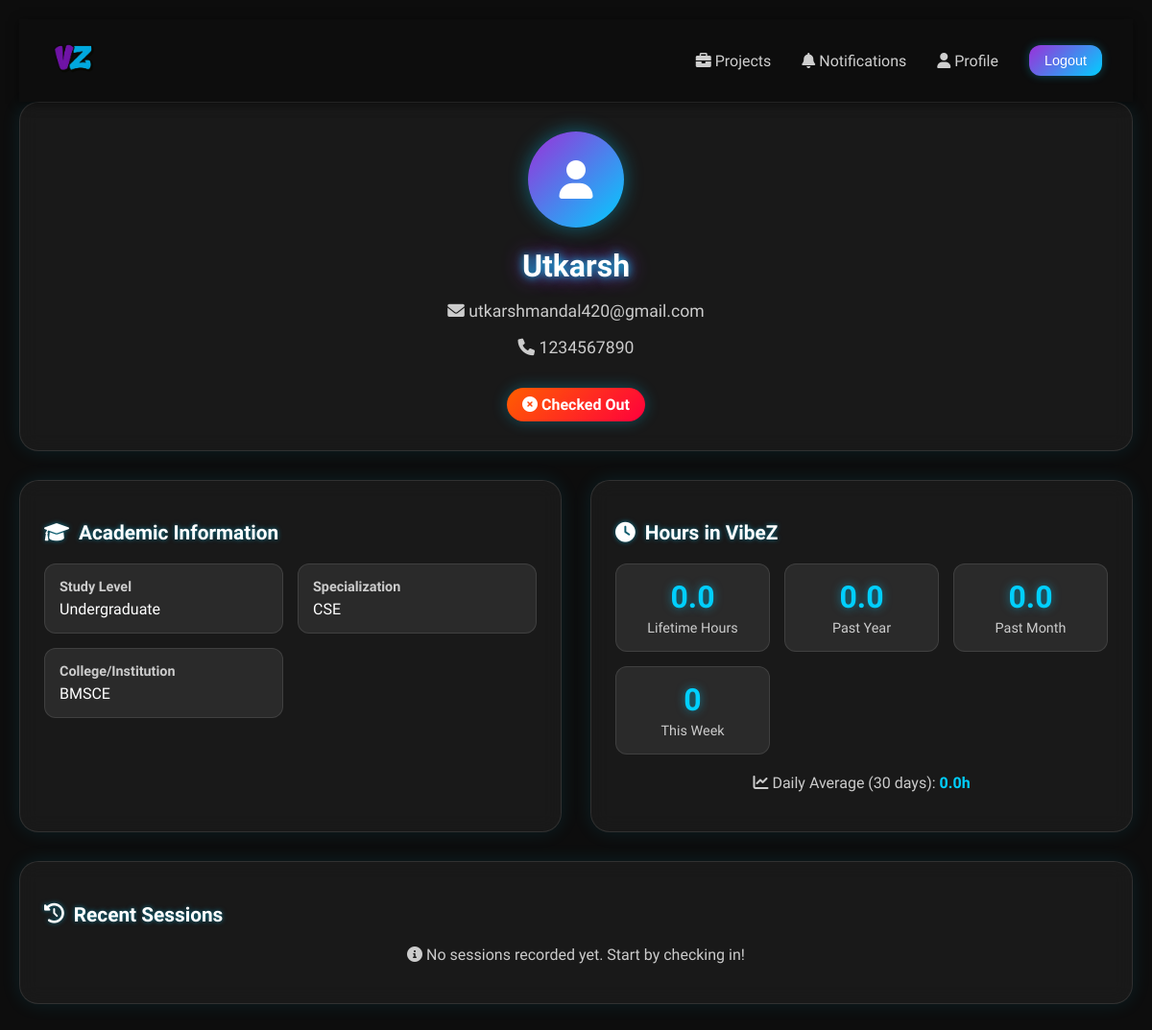
The app's page /profile (signed in) with its own data.
### authentication/models.py (models this page shows, shortened)
class CoworkingUser(User):
    STUDY_LEVEL_CHOICES = [
        ('UG', 'Undergraduate'),
        ('PG', 'Postgraduate'),
        ('PHD', 'Doctorate'),
        ('FACULTY', 'Faculty'),
        ('PROFESSIONAL', 'Professional'),
        ('OTHER', 'Other'),
    ]
    name = models.CharField(max_length=100)
    phone = models.CharField(max_length=15)
    study_level = models.CharField(max_length=20, choices=STUDY_LEVEL_CHOICES)
    specialization = models.CharField(max_length=100)
    college_name = models.CharField(max_length=200)
    current_session = models.OneToOneField(CoworkingSession, on_delete=models.SET_NULL, null=True, blank=True, related_name='active_user')
    is_checked_in = models.BooleanField(default=False)
    def get_lifetime_hours(self):
        total = self.sessions.filter(
            check_out__isnull=False
        ).aggregate(total_hours=Sum('hours'))['total_hours']
        return float(total) if total else 0.0
    def get_past_year_hours(self):
        one_year_ago = timezone.now() - timedelta(days=365)
        total = self.sessions.filter(
            check_out__isnull=False,
            check_in__gte=one_year_ago
        ).aggregate(total_hours=Sum('hours'))['total_hours']
        return float(total) if total else 0.0
    def get_past_month_hours(self):
        one_month_ago = timezone.now() - timedelta(days=30)
        total = self.sessions.filter(
            check_out__isnull=False,
            check_in__gte=one_month_ago
        ).aggregate(total_hours=Sum('hours'))['total_hours']
        return float(total) if total else 0.0
    def get_hours_summary(self):
        return {
            'lifetime': self.get_lifetime_hours(),
            'past_year': self.get_past_year_hours(),
            'past_month': self.get_past_month_hours(),
            'current_session_duration': self.get_current_session_duration()
        }
    def get_current_session_duration(self):
        if self.is_checked_in and self.current_session:
            duration = timezone.now() - self.current_session.check_in
            return round(duration.total_seconds() / 3600, 2)
        return 0.0
    def get_sessions_in_date_range(self, start_date, end_date):
        return self.sessions.filter(
            check_in__date__gte=start_date,
            check_in__date__lte=end_date,
            check_out__isnull=False
        )
    def get_average_daily_hours(self, days=30):
        start_date = timezone.now() - timedelta(days=days)
        total_hours = self.sessions.filter(
            check_out__isnull=False,
            check_in__gte=start_date
        ).aggregate(total_hours=Sum('hours'))['total_hours']
        if total_hours:
            return float(total_hours) / days
        return 0.0

### user/views.py (the view)
# urls.py: path('profile', views.profile_view, name='profile'),
@login_required
def profile_view(request):
    try:
        coworking_user = CoworkingUser.objects.get(id=request.user.id)
    except CoworkingUser.DoesNotExist:
        pass
    hours_summary = coworking_user.get_hours_summary()
    recent_sessions = coworking_user.sessions.filter(
        check_out__isnull=False
    ).order_by('-check_in')[:10]
    week_start = timezone.now().date() - timedelta(days=timezone.now().weekday())
    week_sessions = coworking_user.get_sessions_in_date_range(
        week_start,
        timezone.now().date()
    )
    week_total_hours = sum(float(session.hours) for session in week_sessions)
    avg_daily_hours = coworking_user.get_average_daily_hours(30)
    user_ranking = UserHoursService.get_user_ranking_by_hours('lifetime', 100)
    user_rank = None
    for idx, user_data in enumerate(user_ranking, 1):
        if user_data['user'].id == coworking_user.id:
            user_rank = idx
            break
    context = {
        'user': coworking_user,
        'hours_summary': hours_summary,
        'recent_sessions': recent_sessions,
        'week_sessions': week_sessions,
        'week_total_hours': round(week_total_hours, 2),
        'avg_daily_hours': round(avg_daily_hours, 2),
        'user_rank': user_rank,
        'total_users': CoworkingUser.objects.count(),
        'is_checked_in': coworking_user.is_checked_in,
        'current_session_duration': coworking_user.get_current_session_duration(),
    }
    return render(request, 'user/profile.html', context)

### authentication/models.py (called while the page is built)
    @staticmethod
    def get_user_ranking_by_hours(period='lifetime', limit=10):
        users = CoworkingUser.objects.all()
        if period == 'lifetime':
            user_hours = [
                {'user': user, 'hours': user.get_lifetime_hours()}
                for user in users
            ]
        elif period == 'past_year':
            user_hours = [
                {'user': user, 'hours': user.get_past_year_hours()}
                for user in users
            ]
        elif period == 'past_month':
            user_hours = [
                {'user': user, 'hours': user.get_past_month_hours()}
                for user in users
            ]
        else:
            return []
        user_hours.sort(key=lambda x: x['hours'], reverse=True)
        return user_hours[:limit]

### templates/user/profile.html (shortened to what this page needs)
<!DOCTYPE html>
<html lang="en">
<head>
    <link href="https://cdnjs.cloudflare.com/ajax/libs/font-awesome/6.0.0/css/all.min.css" rel="stylesheet">
    {% load static %}
</head>
<body>
    <div id="particles-js"></div>
    <div class="container">
        <nav class="navbar">
            <a href="{% url 'home' %}">
                <img src="{% static "assets/logo.png" %}" alt="VibeZ Logo" style="height: 50px;" />
            </a>
            <div class="nav-links-wrapper" id="dropdownMenu">
                <div class="nav-links">
                <a href="{% url 'projects_list' %}"><i class="fas fa-briefcase"></i> Projects</a>
                {% if user.is_authenticated %}
                <a href="{% url 'notifications_list' %}">
                    <i class="fas fa-bell"></i> Notifications
                </a>
                <a href="{% url 'profile' %}"><i class="fas fa-user"></i> Profile</a>
                {% endif %}
                </div>
                <div>
                {% if user.is_authenticated %}
                <form method="post" action="{% url 'logout' %}">
                    <button class="login-button" type="submit">Logout</button>
                </form>
                {% else %}
                <a href="{% url 'login' %}"><button class="login-button">Login/Register</button></a>
                {% endif %}
                </div>
            </div>
        </nav>
        <div class="profile-header">
            <div class="profile-avatar">
                <i class="fas fa-user"></i>
            </div>
            <h1 class="profile-name">{{ user.name }}</h1>
            <div class="profile-details">
                <p><i class="fas fa-envelope"></i> {{ user.email }}</p>
                <p><i class="fas fa-phone"></i> {{ user.phone }}</p>
            </div>
            {% if is_checked_in %}
                <div class="status-badge status-checked-in">
                    <i class="fas fa-check-circle"></i> Currently Checked In
                </div>
            {% else %}
                <div class="status-badge status-checked-out">
                    <i class="fas fa-times-circle"></i> Checked Out
                </div>
            {% endif %}
        </div>
        <div class="grid">
            <div class="card">
                <h2 class="card-title">
                    <i class="fas fa-graduation-cap"></i>
                    Academic Information
                </h2>
                <div class="academic-info">
                    <div class="info-item">
                        <div class="info-label">Study Level</div>
                        <div class="info-value">{{ user.get_study_level_display }}</div>
                    </div>
                    <div class="info-item">
                        <div class="info-label">Specialization</div>
                        <div class="info-value">{{ user.specialization }}</div>
                    </div>
                    <div class="info-item">
                        <div class="info-label">College/Institution</div>
                        <div class="info-value">{{ user.college_name }}</div>
                    </div>
                </div>
            </div>
            <div class="card">
                <h2 class="card-title">
                    <i class="fas fa-clock"></i>
                    Hours in VibeZ
                </h2>
                <div class="hours-summary">
                    <div class="hour-stat">
                        <span class="hour-number">{{ hours_summary.lifetime|floatformat:1 }}</span>
                        <div class="hour-label">Lifetime Hours</div>
                    </div>
                    <div class="hour-stat">
                        <span class="hour-number">{{ hours_summary.past_year|floatformat:1 }}</span>
                        <div class="hour-label">Past Year</div>
                    </div>
                    <div class="hour-stat">
                        <span class="hour-number">{{ hours_summary.past_month|floatformat:1 }}</span>
                        <div class="hour-label">Past Month</div>
                    </div>
                    <div class="hour-stat">
                        <span class="hour-number">{{ week_total_hours }}</span>
                        <div class="hour-label">This Week</div>
                    </div>
                </div>
                <div style="margin-top: 20px; text-align: center; color: #ccc;">
                    <p><i class="fas fa-chart-line"></i> Daily Average (30 days): <strong style="color: #00cfff;">{{ avg_daily_hours }}h</strong></p>
                </div>
            </div>
        </div>
        <div class="grid">
            <div class="card">
                <h2 class="card-title">
                    <i class="fas fa-history"></i>
                    Recent Sessions
                </h2>
                {% if recent_sessions %}
                    <table class="sessions-table">
                        <thead>
                            <tr>
                                <th>Date</th>
                                <th>Check In</th>
                                <th>Check Out</th>
                                <th>Duration</th>
                            </tr>
                        </thead>
                        <tbody>
                            {% for session in recent_sessions %}
                            <tr>
                                <td>{{ session.check_in|date:"M d, Y" }}</td>
                                <td>{{ session.check_in|time:"H:i" }}</td>
                                <td>{{ session.check_out|time:"H:i" }}</td>
                                <td class="session-duration">{{ session.hours|floatformat:2 }}h</td>
                            </tr>
                            {% endfor %}
                        </tbody>
                    </table>
                {% else %}
                    <p style="text-align: center; color: #ccc; margin-top: 20px;">
                        <i class="fas fa-info-circle"></i> No sessions recorded yet. Start by checking in!
                    </p>
                {% endif %}
            </div>
        </div>
    </div>
</body>
</html>

### templates/user/profile.html (style rules this page uses)
html, body { margin: 0; padding: 0; height: 100%; font-family: 'Bungee', cursive; background-color: #0d0d0d; color: #ffffff; overflow-x: hidden; }
#particles-js { position: fixed; top: 0; left: 0; width: 100vw; height: 100vh; z-index: 0; }
.container { position: relative; z-index: 1; max-width: 1200px; margin: 0 auto; padding: 20px; }
.navbar { position: sticky; top: 0; z-index: 100; background-color: #0d0d0d; display: flex; justify-content: space-between; align-items: center; padding: 1rem 2rem; max-width: 1200px; margin: auto; box-shadow: 0 2px 10px rgba(0, 0, 0, 0.5); }
.nav-links { display: flex; gap: 2rem; font-size: 1rem; }
.nav-links a { color: #ffffff; text-decoration: none; opacity: 0.8; transition: opacity 0.3s; }
.profile-header { background: rgba(255, 255, 255, 0.05); border: 1px solid rgba(255, 255, 255, 0.1); backdrop-filter: blur(10px); border-radius: 20px; padding: 30px; margin-bottom: 30px; box-shadow: 0 0 20px rgba(0, 207, 255, 0.1); text-align: center; }
.profile-avatar { width: 100px; height: 100px; background: linear-gradient(135deg, #9b30d9, #00cfff); border-radius: 50%; display: flex; align-items: center; justify-content: center; margin: 0 auto 20px; color: white; font-size: 2.5rem; box-shadow: 0 0 20px rgba(0, 207, 255, 0.4); }
.profile-name { font-size: 2rem; color: #ffffff; margin-bottom: 10px; text-shadow: 0 0 10px #00cfff, 0 0 20px #9b30d9; }
.profile-details { color: #ccc; font-size: 1.1rem; }
.status-badge { display: inline-block; padding: 8px 16px; border-radius: 20px; font-weight: bold; margin-top: 15px; box-shadow: 0 0 15px rgba(0, 207, 255, 0.3); }
.status-checked-out { background: linear-gradient(135deg, #ff5e00, #ff003c); color: #ffffff; }
.grid { display: grid; grid-template-columns: repeat(auto-fit, minmax(300px, 1fr)); gap: 30px; margin-bottom: 30px; }
.card { background: rgba(255, 255, 255, 0.05); border: 1px solid rgba(255, 255, 255, 0.1); backdrop-filter: blur(10px); border-radius: 20px; padding: 25px; box-shadow: 0 0 20px rgba(0, 207, 255, 0.1); transition: transform 0.3s ease, box-shadow 0.3s ease; }
.card-title { font-size: 1.3rem; color: #ffffff; margin-bottom: 20px; display: flex; align-items: center; gap: 10px; text-shadow: 0 0 5px rgba(0, 207, 255, 0.5); }
.hours-summary { display: grid; grid-template-columns: repeat(auto-fit, minmax(120px, 1fr)); gap: 15px; }
.hour-stat { text-align: center; padding: 15px; background: rgba(255, 255, 255, 0.08); border-radius: 12px; border: 1px solid rgba(255, 255, 255, 0.1); }
.hour-number { font-size: 2rem; font-weight: bold; color: #00cfff; display: block; text-shadow: 0 0 10px rgba(0, 207, 255, 0.5); }
.hour-label { color: #ccc; font-size: 0.9rem; margin-top: 5px; }
.academic-info { display: grid; grid-template-columns: repeat(auto-fit, minmax(200px, 1fr)); gap: 15px; margin-top: 15px; }
.info-item { background: rgba(255, 255, 255, 0.08); padding: 15px; border-radius: 12px; border: 1px solid rgba(255, 255, 255, 0.1); }
.info-label { font-weight: 600; color: #ccc; font-size: 0.9rem; margin-bottom: 5px; }
.info-value { color: #ffffff; font-size: 1rem; }
.login-button { padding: 0.5rem 1rem; background: linear-gradient(135deg, #9b30d9, #00cfff); color: white; border: none; border-radius: 12px; font-size: 0.9rem; cursor: pointer; box-shadow: 0 0 10px rgba(0, 207, 255, 0.3); transition: transform 0.3s ease, box-shadow 0.3s ease; }
#dropdownMenu { display: flex; align-items: center; gap: 2rem; }

### records on screen
CoworkingUser: name "Utkarsh", phone "1234567890", study_level "Undergraduate", specialization "CSE", college_name "BMSCE"

### other values on screen
{{ user.email }} "utkarshmandal420@gmail.com"
{{ hours_summary.lifetime|floatformat:1 }} "0.0"
{{ hours_summary.past_year|floatformat:1 }} "0.0"
{{ hours_summary.past_month|floatformat:1 }} "0.0"
{{ week_total_hours }} "0"
{{ avg_daily_hours }} "0.0"
